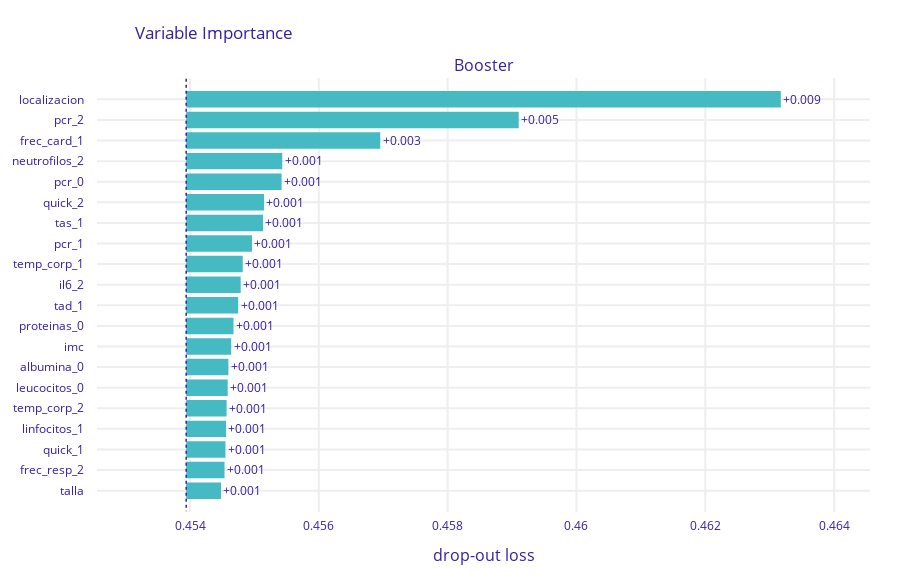

Notebook cell for this chart:
### Code cell
exp = dx.Explainer(model, X, y)
vi = exp.model_parts() #MIRAR EL METODO!!!
vi.plot(max_vars=20)
#select the 10 most important variables from the explainer
imps = vi.result['variable'][-30:-1].tolist()
imps.append('id_registro')

### Figure 1 — Plotly figure (JSON) as saved in the notebook; plotly's stock layout.template omitted (floating-point values rounded to 4 significant figures)
{"data": [{"base": 0.4539, "hoverinfo": "text", "hoverlabel": {"bgcolor": "rgba(0,0,0,0.8)"}, "hovertext": ["Model: Booster loss after<br>variable: localizacion is permuted: 0.463<br>Drop-out loss change: +0.009", "Model: Booster loss after<br>variable: pcr_2 is permuted: 0.459<br>Drop-out loss change: +0.005", "Model: Booster loss after<br>variable: frec_card_1 is permuted: 0.457<br>Drop-out loss change: +0.003", "Model: Booster loss after<br>variable: neutrofilos_2 is permuted: 0.455<br>Drop-out loss change: +0.001", "Model: Booster loss after<br>variable: pcr_0 is permuted: 0.455<br>Drop-out loss change: +0.001", "Model: Booster loss after<br>variable: quick_2 is permuted: 0.455<br>Drop-out loss change: +0.001", "Model: Booster loss after<br>variable: tas_1 is permuted: 0.455<br>Drop-out loss change: +0.001", "Model: Booster loss after<br>variable: pcr_1 is permuted: 0.455<br>Drop-out loss change: +0.001", "Model: Booster loss after<br>variable: temp_corp_1 is permuted: 0.455<br>Drop-out loss change: +0.001", "Model: Booster loss after<br>variable: il6_2 is permuted: 0.455<br>Drop-out loss change: +0.001", "Model: Booster loss after<br>variable: tad_1 is permuted: 0.455<br>Drop-out loss change: +0.001", "Model: Booster loss after<br>variable: proteinas_0 is permuted: 0.455<br>Drop-out loss change: +0.001", "Model: Booster loss after<br>variable: imc is permuted: 0.455<br>Drop-out loss change: +0.001", "Model: Booster loss after<br>variable: albumina_0 is permuted: 0.455<br>Drop-out loss change: +0.001", "Model: Booster loss after<br>variable: leucocitos_0 is permuted: 0.455<br>Drop-out loss change: +0.001", "Model: Booster loss after<br>variable: temp_corp_2 is permuted: 0.455<br>Drop-out loss change: +0.001", "Model: Booster loss after<br>variable: linfocitos_1 is permuted: 0.455<br>Drop-out loss change: +0.001", "Model: Booster loss after<br>variable: quick_1 is permuted: 0.455<br>Drop-out loss change: +0.001", "Model: Booster loss after<br>variable: frec_resp_2 is permuted: 0.455<br>Drop-out loss change: +0.001", "Model: Booster loss after<br>variable: talla is permuted: 0.454<br>Drop-out loss change: +0.001"], "marker": {"color": "#46bac2"}, "orientation": "h", "showlegend": false, "text": ["+0.009", "+0.005", "+0.003", "+0.001", "+0.001", "+0.001", "+0.001", "+0.001", "+0.001", "+0.001", "+0.001", "+0.001", "+0.001", "+0.001", "+0.001", "+0.001", "+0.001", "+0.001", "+0.001", "+0.001"], "textposition": "outside", "type": "bar", "x": [0.009231, 0.005163, 0.003013, 0.001491, 0.001481, 0.001209, 0.001192, 0.001021, 0.0008775, 0.0008462, 0.0008065, 0.0007344, 0.0006987, 0.0006551, 0.0006444, 0.0006271, 0.0006189, 0.0006093, 0.0005955, 0.0005416], "xaxis": "x", "y": ["localizacion", "pcr_2", "frec_card_1", "neutrofilos_2", "pcr_0", "quick_2", "tas_1", "pcr_1", "temp_corp_1", "il6_2", "tad_1", "proteinas_0", "imc", "albumina_0", "leucocitos_0", "temp_corp_2", "linfocitos_1", "quick_1", "frec_resp_2", "talla"], "yaxis": "y"}], "layout": {"annotations": [{"font": {"size": 16}, "showarrow": false, "text": "Booster", "x": 0.5, "xanchor": "center", "xref": "paper", "y": 1, "yanchor": "bottom", "yref": "paper"}, {"font": {"size": 16}, "showarrow": false, "text": "drop-out loss", "x": 0.5, "xanchor": "center", "xref": "paper", "y": 0, "yanchor": "top", "yref": "paper", "yshift": -30}], "font": {"color": "#371ea3"}, "height": 583, "margin": {"b": 71, "r": 30, "t": 78}, "shapes": [{"line": {"color": "#371ea3", "dash": "dot", "width": 1.5}, "type": "line", "x0": 0.4539, "x1": 0.4539, "xref": "x", "y0": -1, "y1": 20, "yref": "y"}], "title": {"text": "Variable Importance", "x": 0.15}, "xaxis": {"anchor": "y", "automargin": true, "domain": [0, 1], "fixedrange": true, "gridwidth": 2, "range": [0.4526, 0.4646], "tickcolor": "white", "ticklen": 3, "ticks": "outside", "type": "linear", "zeroline": false}, "yaxis": {"anchor": "x", "automargin": true, "autorange": "reversed", "domain": [0, 1], "fixedrange": true, "gridwidth": 2, "tickcolor": "white", "ticklen": 10, "ticks": "outside", "type": "category"}}}
